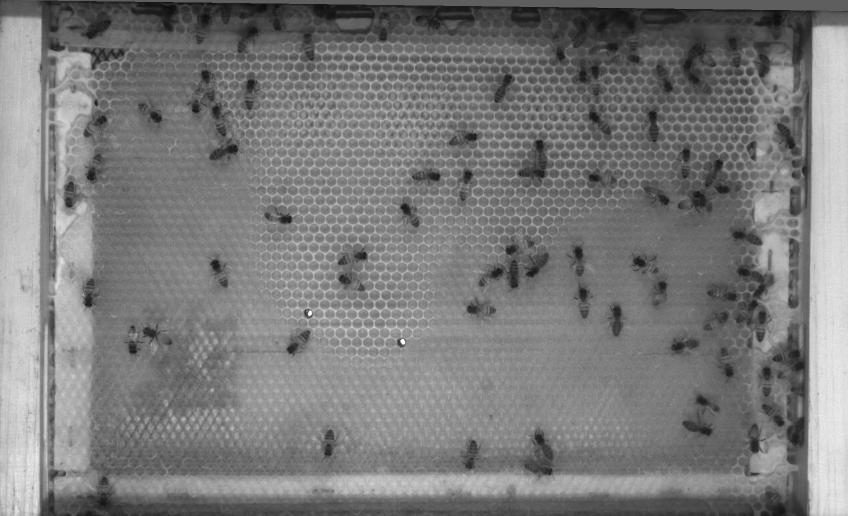
#> input picture filtres/M01C02_000338.png, 1696 x 1031 px, found by its file name (shown at 1/2 size)
$ python debruitage_brut.py   (older library calls are emulated)
#> lines starting #> are read from the running program, lines starting #| are printed output that depends on the picture
import cv2
import numpy as np
import os
import matplotlib.pyplot as plt
import matplotlib.gridspec as gridspec
import time

# Dépendances supplémentaires :
#   pip install bm3d PyWavelets
import bm3d
import pywt

# ============================================================
#  CONFIGURATION
# ============================================================
INPUT_IMAGE_PATH = "/Users/valentindaveau/2IA_S8/Mission_R&D/Bee-recognition/images2_crop/M01C02_000338.png"
OUTPUT_DIR = "/Users/valentindaveau/2IA_S8/Mission_R&D/Bee-recognition/Output/comparaison_filtres"

# Région d'intérêt pour le zoom (optionnel) : (x, y, largeur, hauteur)
# Mettre à None pour désactiver le zoom
ZOOM_ROI = None  # ex: (100, 100, 200, 200)

# ============================================================
#  DÉFINITION DE TOUS LES FILTRES
# ============================================================

# ------ Génération 1 : Filtres classiques ------


def filter_none(img):
    """Référence — aucun filtre appliqué."""
    return img


def filter_gaussian(img, ksize=5):
    """
    Gaussien (k=5)
    Lissage spatial par moyenne pondérée en cloche.
    Élimine le bruit granuleux uniforme.
    Inconvénient : efface aussi les contours fins.
    """
    return cv2.GaussianBlur(img, (ksize, ksize), 0)


def filter_median(img, ksize=5):
    """
    Médian (k=5)
    Remplace chaque pixel par la médiane de son voisinage.
    Robuste aux pixels isolés (bruit sel & poivre).
    Préserve mieux les bords que le Gaussien.
    """
    return cv2.medianBlur(img, ksize)


def filter_bilateral(img, d=9, sigma_color=75, sigma_space=75):
    """
    Bilatéral (d=9, σ=75)
    Lissage gaussien pondéré par la différence d'intensité.
    Supprime le bruit sans effacer les contours.
    5-10× plus lent que le Gaussien.
    """
    return cv2.bilateralFilter(img, d, sigma_color, sigma_space)


def filter_nlm(img, h=10):
    """
    NLM — Non-Local Means (h=10)
    Chaque pixel est débruité par tous les patches similaires
    dans toute l'image (non local).
    Exploite la répétition des textures (corps d'abeilles).
    Plus lent que les filtres précédents.
    """
    return cv2.fastNlMeansDenoising(
        img, None, h=h, templateWindowSize=7, searchWindowSize=21
    )


# ------ Génération 2 : État de l'art classique ------


def filter_bm3d(img, sigma_psd=15):
    """
    BM3D — Block Matching & 3D filtering (σ=15)
    Gold standard du débruitage classique (Dabov et al., 2007).
    Block matching → empilement 3D → seuillage + filtre de Wiener.
    Exploite la redondance globale des blocs similaires.
    Référence : IEEE TIP, vol. 16, no. 8, 2007.
    """
    img_float = img.astype(np.float64) / 255.0
    sigma_norm = sigma_psd / 255.0
    denoised = bm3d.bm3d(img_float, sigma_psd=sigma_norm)
    return np.clip(denoised * 255.0, 0, 255).astype(np.uint8)


def filter_wavelet(img, wavelet="db4", level=3, mode="soft"):
    """
    Ondelettes — VisuShrink (db4, level=3, soft)
    Décomposition multirésolution + seuillage par sous-bande.
    Supprime le bruit haute fréquence sans toucher les basses fréquences.
    Seuil adaptatif : σ × √(2 × log(N)), estimé par médiane des coefficients.
    Référence : Donoho & Johnstone, Biometrika, 1994.
    """
    img_float = img.astype(np.float64)
    coeffs = pywt.wavedec2(img_float, wavelet=wavelet, level=level)
    coeffs_t = [coeffs[0]]
    for detail in coeffs[1:]:
        sigma = np.median(np.abs(detail[-1])) / 0.6745
        threshold = sigma * np.sqrt(2 * np.log(img_float.size))
        coeffs_t.append(
            tuple(pywt.threshold(sub, value=threshold, mode=mode) for sub in detail)
        )
    denoised = pywt.waverec2(coeffs_t, wavelet=wavelet)
    denoised = denoised[: img.shape[0], : img.shape[1]]
    return np.clip(denoised, 0, 255).astype(np.uint8)


# ============================================================
#  REGISTRE DES FILTRES
#  Chaque entrée : (label_court, label_long, fonction)
# ============================================================
FILTERS = [
    (
        "Sans filtre\n(référence)",
        "Aucun prétraitement",
        filter_none,
    ),
    (
        "Gaussien\n(k=5)",
        "GaussianBlur — lissage local",
        filter_gaussian,
    ),
    (
        "Médian\n(k=5)",
        "medianBlur — robuste sel & poivre",
        filter_median,
    ),
    (
        "Bilatéral\n(d=9, σ=75)",
        "bilateralFilter — préserve les contours",
        filter_bilateral,
    ),
    (
        "NLM\n(h=10)",
        "Non-Local Means — patches globaux",
        filter_nlm,
    ),
    (
        "BM3D\n(σ=15)",
        "Block Matching 3D — gold standard",
        filter_bm3d,
    ),
    (
        "Ondelettes\n(db4, lvl=3)",
        "Wavelet VisuShrink — multiéchelle",
        filter_wavelet,
    ),
]

N_FILTERS = len(FILTERS)


# ============================================================
#  CALCUL DE MÉTRIQUES DE QUALITÉ
# ============================================================


def compute_metrics(img_orig, img_filtered):
    """
    Calcule trois métriques pour évaluer l'effet du filtre
    par rapport à l'image originale.

    PSNR (Peak Signal-to-Noise Ratio) :
      Mesure la fidélité à l'original en dB.
      PSNR élevé = peu de modification de l'image.
      Note : ici l'image originale n'est PAS la "vraie image sans bruit",
      donc un PSNR élevé signifie que le filtre a peu modifié l'image,
      pas nécessairement qu'il est meilleur.

    Gradient moyen (netteté) :
      Moyenne de la magnitude du gradient de Sobel.
      Valeur élevée = image plus nette / contours bien préservés.
      Un filtre qui floute trop réduira fortement cette valeur.

    Écart-type (contraste global) :
      Mesure la dispersion des niveaux de gris.
      Chute importante → le filtre aplatit les contrastes.
    """
    orig_f = img_orig.astype(np.float64)
    filt_f = img_filtered.astype(np.float64)
    mse = np.mean((orig_f - filt_f) ** 2)
    psnr = 10 * np.log10(255**2 / mse) if mse > 0 else float("inf")

    grad_x = cv2.Sobel(img_filtered, cv2.CV_64F, 1, 0, ksize=3)
    grad_y = cv2.Sobel(img_filtered, cv2.CV_64F, 0, 1, ksize=3)
    sharpness = np.mean(np.sqrt(grad_x**2 + grad_y**2))

    std = float(np.std(img_filtered))
    return psnr, sharpness, std


# ============================================================
#  GÉNÉRATION DE LA GRILLE COMPARATIVE
# ============================================================


def create_comparison_grid(img_gray, output_dir, base_name, zoom_roi=None):
    """
    Génère une grille comparative :
      - Ligne 1 : images débruitées (plein format ou zoom selon zoom_roi)
      - Ligne 2 : différences amplifiées × 5 vs image originale
      - Ligne 3 : tableau de métriques (PSNR, netteté, std)
    """
    print(f"\n{'='*60}")
    print(f"  Application des {N_FILTERS} filtres...")
    print(f"{'='*60}")

    results = []
    durations = []

    for label, desc, fn in FILTERS:
        t0 = time.time()
        out = fn(img_gray.copy())
        dt = time.time() - t0
        durations.append(dt)

        psnr, sharp, std = compute_metrics(img_gray, out)
        results.append(
            {
                "label": label,
                "desc": desc,
                "image": out,
                "psnr": psnr,
                "sharpness": sharp,
                "std": std,
                "time_ms": dt * 1000,
            }
        )

        marker = "∞" if psnr == float("inf") else f"{psnr:.1f}"
        print(
            f"  {label.split(chr(10))[0]:20s}  PSNR={marker:>7} dB  "
            f"net={sharp:6.1f}  std={std:5.1f}  ({dt*1000:.0f} ms)"
        )

    # ---- Mise en page ----
    # 3 lignes : images / différences / métriques
    fig = plt.figure(figsize=(4 * N_FILTERS, 14))
    gs = gridspec.GridSpec(
        3,
        N_FILTERS,
        figure=fig,
        height_ratios=[3, 3, 1.8],
        hspace=0.35,
        wspace=0.05,
    )

    fig.suptitle(
        f"Comparaison des filtres de débruitage — image brute\n{base_name}.png",
        fontsize=18,
        fontweight="bold",
        y=0.98,
    )

    # --- Ligne 1 : images ---
    for j, r in enumerate(results):
        ax = fig.add_subplot(gs[0, j])

        if zoom_roi is not None:
            x, y, w, h = zoom_roi
            disp = r["image"][y : y + h, x : x + w]
        else:
            disp = r["image"]

        ax.imshow(disp, cmap="gray", vmin=0, vmax=255)
        ax.set_title(r["label"], fontsize=10, pad=6, linespacing=1.4)
        ax.axis("off")

        # Bordure rouge sur la référence
        if j == 0:
            for spine in ax.spines.values():
                spine.set_edgecolor("#cc3333")
                spine.set_linewidth(2)
                spine.set_visible(True)

    # --- Ligne 2 : différences amplifiées ---
    orig_ref = results[0]["image"].astype(np.float64)
    for j, r in enumerate(results):
        ax = fig.add_subplot(gs[1, j])
        diff = np.abs(r["image"].astype(np.float64) - orig_ref)
        diff_amp = np.clip(diff * 5, 0, 255).astype(np.uint8)

        if zoom_roi is not None:
            x, y, w, h = zoom_roi
            diff_amp = diff_amp[y : y + h, x : x + w]

        ax.imshow(diff_amp, cmap="hot", vmin=0, vmax=255)
        if j == 0:
            ax.set_title("Référence\n(diff = 0)", fontsize=9, pad=4)
        else:
            ax.set_title("Différence × 5\nvs référence", fontsize=9, pad=4)
        ax.axis("off")

    # --- Ligne 3 : métriques sous forme de barres textuelles ---
    metrics_labels = [
        "PSNR (dB)",
        "Netteté\n(gradient)",
        "Écart-type\n(contraste)",
        "Temps (ms)",
    ]
    metrics_keys = ["psnr", "sharpness", "std", "time_ms"]
    colors_bar = ["#3a7dc9", "#2aa876", "#c07430", "#9060c0"]

    for j, r in enumerate(results):
        ax = fig.add_subplot(gs[2, j])
        ax.axis("off")

        vals = [
            r["psnr"] if r["psnr"] != float("inf") else 999,
            r["sharpness"],
            r["std"],
            r["time_ms"],
        ]
        fmt = ["{:.1f}", "{:.1f}", "{:.1f}", "{:.0f} ms"]
        y_pos = [0.88, 0.66, 0.44, 0.22]

        for k, (lbl, val, f, yp, col) in enumerate(
            zip(metrics_labels, vals, fmt, y_pos, colors_bar)
        ):
            display = "∞" if (k == 0 and r["psnr"] == float("inf")) else f.format(val)
            ax.text(
                0.5,
                yp + 0.1,
                lbl,
                ha="center",
                va="bottom",
                fontsize=7.5,
                color="#888888",
                transform=ax.transAxes,
            )
            ax.text(
                0.5,
                yp - 0.02,
                display,
                ha="center",
                va="top",
                fontsize=10,
                fontweight="bold",
                color=col,
                transform=ax.transAxes,
            )

    # ---- Sauvegarde ----
    zoom_tag = "_zoom" if zoom_roi is not None else ""
    out_path = os.path.join(
        output_dir, f"COMPARAISON_TOUS_FILTRES{zoom_tag}_{base_name}.png"
    )
    plt.savefig(out_path, dpi=150, bbox_inches="tight")
    print(f"\n  Grille sauvegardée : {out_path}")
    plt.close()
    return out_path


# ============================================================
#  SAUVEGARDE DES IMAGES INDIVIDUELLES
# ============================================================


def save_individual_images(img_gray, output_dir, base_name):
    """Sauvegarde chaque image débruitée individuellement."""
    print(f"\n--- Sauvegarde des images individuelles ---")
    names = {
        "Sans filtre\n(référence)": "none",
        "Gaussien\n(k=5)": "gaussian",
        "Médian\n(k=5)": "median",
        "Bilatéral\n(d=9, σ=75)": "bilateral",
        "NLM\n(h=10)": "nlm",
        "BM3D\n(σ=15)": "bm3d",
        "Ondelettes\n(db4, lvl=3)": "wavelet",
    }
    for label, desc, fn in FILTERS:
        short = names.get(label, label.split("\n")[0].lower().replace(" ", "_"))
        out = fn(img_gray.copy())
        path = os.path.join(output_dir, f"denoised_{short}_{base_name}.png")
        cv2.imwrite(path, out)
        print(f"  {short:20s} → {os.path.basename(path)}")


# ============================================================
#  MAIN
# ============================================================

if __name__ == "__main__":
    os.makedirs(OUTPUT_DIR, exist_ok=True)

    img = cv2.imread(INPUT_IMAGE_PATH, cv2.IMREAD_GRAYSCALE)
#> img is the input picture: shape (1031, 1696); min 10, max 255, mean 122.5
    if img is None:
        print(f"Erreur : impossible de charger {INPUT_IMAGE_PATH}")
    else:
        base_name = os.path.splitext(os.path.basename(INPUT_IMAGE_PATH))[0]
        print(f"Image chargée : {base_name}  ({img.shape[1]}×{img.shape[0]} px)")
#| Image chargée : M01C02_000338  (1696×1031 px)

        # Grille comparative plein format
        create_comparison_grid(img, OUTPUT_DIR, base_name, zoom_roi=ZOOM_ROI)
#> the loop in create_comparison_grid, `for label, desc, fn in FILTERS:` made 6 passes
#> (mse in compute_metrics, psnr, sharpness in compute_metrics, std, sharp, marker) on passes 1 to 5: (0, inf, 37.25, 39.6, 37.25, '∞'), (12.27, 37.24, 27.7, 39.06, 27.7, '37.2'), (17.48, 35.71, 24.94, 39.01, 24.94, '35.7'), (36.63, 32.49, 19.85, 38.43, 19.85, '32.5'), (26.01, 33.98, 20.17, 38.84, 20.17, '34.0')
#|   Sans filtre           PSNR=      ∞ dB  net=  37.3  std= 39.6  (1 ms)
#|   Gaussien              PSNR=   37.2 dB  net=  27.7  std= 39.1  (34 ms)
#|   Médian                PSNR=   35.7 dB  net=  24.9  std= 39.0  (5 ms)
#|   Bilatéral             PSNR=   32.5 dB  net=  19.9  std= 38.4  (166 ms)
#|   NLM                   PSNR=   34.0 dB  net=  20.2  std= 38.8  (1889 ms)
#> pass 1, in compute_metrics, `grad_x = cv2.Sobel(img_filtered, cv2.CV_64F, 1, 0, ksize=3)`:
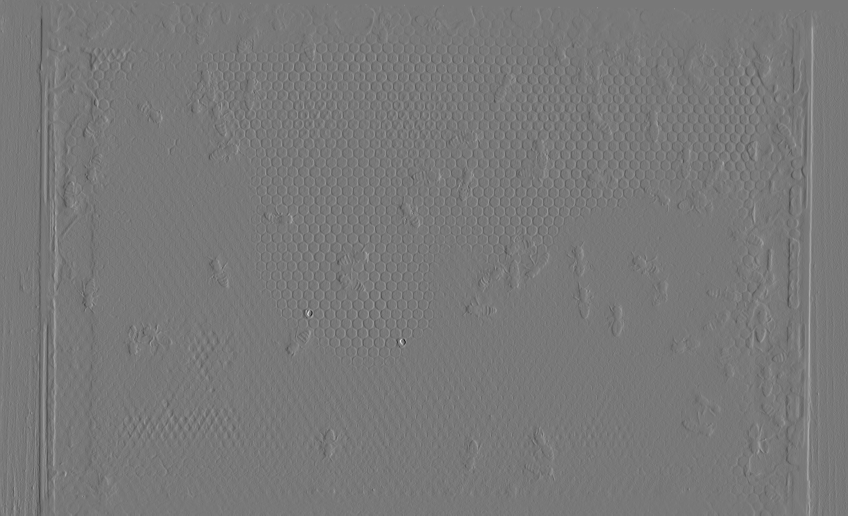
#> grad_x: shape (1031, 1696) float64 (shown at 1/2 size); min -639, max 709, mean 0.2; drawn with min black and max white
#> after the loop in create_comparison_grid, `for label, desc, fn in FILTERS:`: durations = [0.000917, 0.0338, 0.0049, 0.166, 1.89]; results = 5 items
#> (the call stopped at in filter_bm3d, `denoised = bm3d.bm3d(img_float, sigma_psd=sigma_norm)`: bm3d is not available in this run)

        # Sauvegarde des images individuelles
        save_individual_images(img, OUTPUT_DIR, base_name)
#> (the call stopped at in filter_bm3d, `denoised = bm3d.bm3d(img_float, sigma_psd=sigma_norm)`: bm3d is not available in this run)

        print("\nTerminé.")
